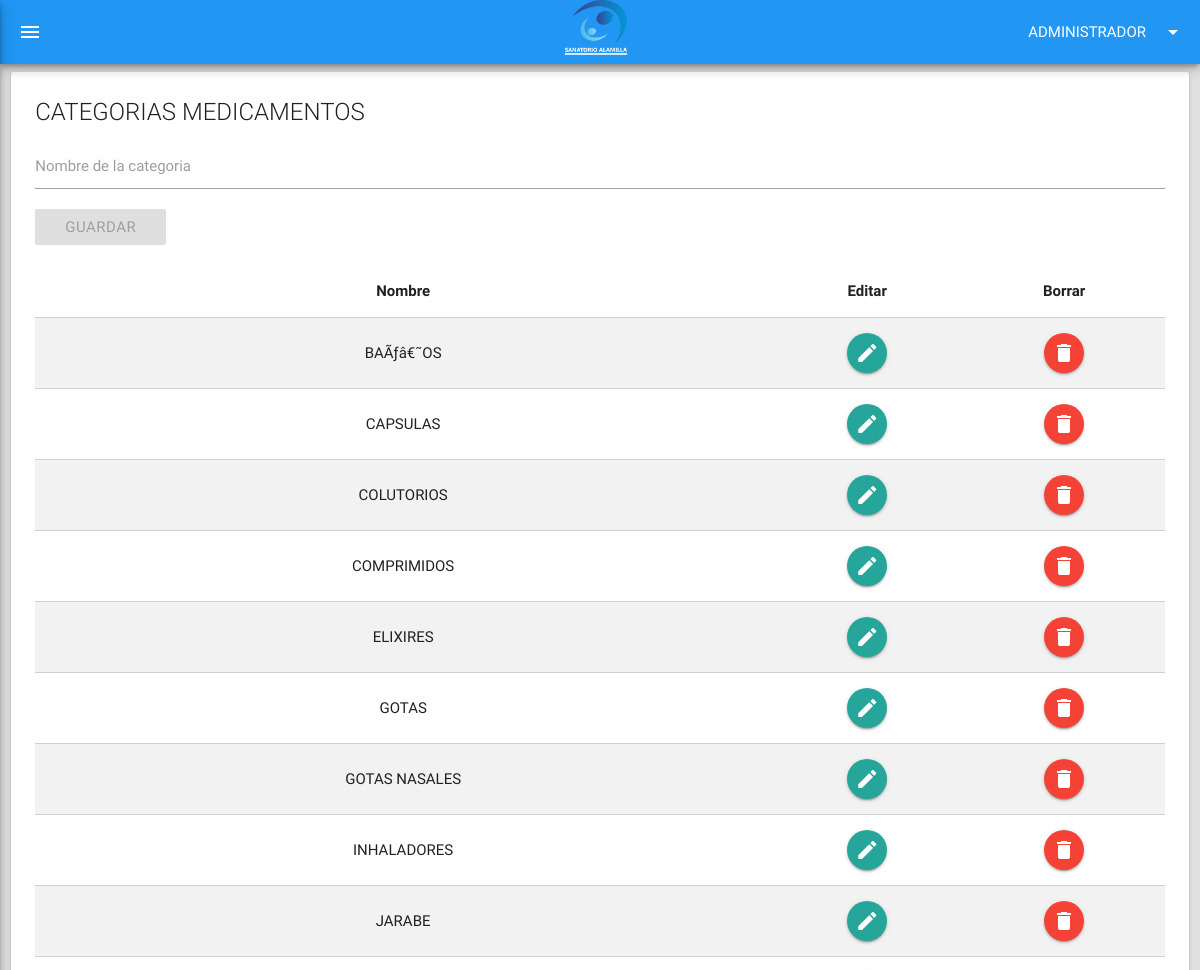
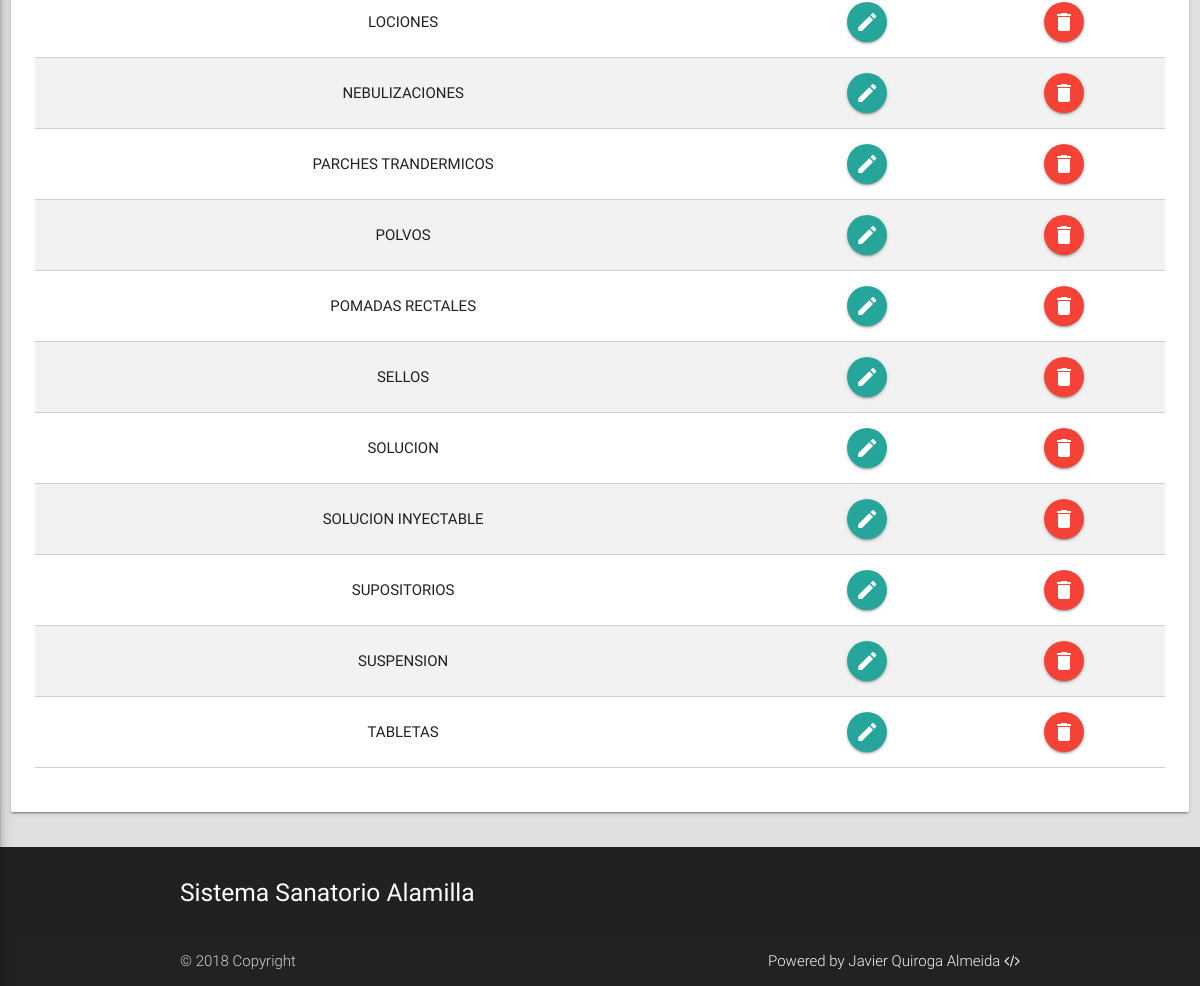
Page /categorias/index.php (signed in) on the committed database (2 pictures, top to bottom).
### tables this page shows
CREATE TABLE `categorias_medicamentos` (
  `id` int(11) NOT NULL,
  `nombre` varchar(255) DEFAULT NULL
);

### extend/helpers.php (called while the page is built, shortened)
<?php
function mostrarCategorias($id = null) {
    global $con;
    $resultado = array();
    $query = "SELECT id, nombre FROM categorias_medicamentos ";
    $query .= " ORDER BY nombre ASC";
    $sel = $con->query($query);
    if ($sel) {
        $resultado = $sel;
    } else {
        $resultado = array();
    }
    return $resultado;
}

### categorias/index.php (the view, shortened to what this page needs)
<?php include_once '../extend/header.php';
$categoria = mostrarCategorias();
$row_num = $categoria->num_rows;
    ?>
<?php if(isset($_SESSION['nick'])): ?>
<div class="row">
    <div class="col s12 m12 l12 xl12">
        <div class="card">
            <div class="card-content">
                <span class="card-title">CATEGORIAS MEDICAMENTOS</span>
                <div class="row">
                    <form action="guardar_categoria.php" method="POST">
                        <div class="input-field">
                            <label for="categoria">Nombre de la categoria</label>
                            <input type="text" name="categoria" id="categoria" oninput="may(this.value, id);">
                            <button type="submit" class="btn" id="submit">GUARDAR</button>
                        </div>
                    </form>
                </div>
                <?php if ($row_num != 0):?>
                <div class="row">
                    <table class="bordered striped centered highlight">
                        <thead>
                            <tr>
                                <th>Nombre</th>
                                <th>Editar</th>
                                <th>Borrar</th>
                            </tr>
                        </thead>
                        <tbody>
                            <?php while($row = $categoria->fetch_assoc()) :?>
                            <tr>
                                <td>
                                    <?=$row['nombre']?>
                                </td>
                                <td><a href="edit.php?id=<?=$row['id']?>" class="btn-floating"> <i class="material-icons">edit</i></a></td>
                                <td><a href="delete.php?id=<?=$row['id']?>" class="btn-floating red"> <i class="material-icons">delete</i></a></td>
                            </tr>
                            <?php endwhile;?>
                        </tbody>
                    </table>
                </div>
                <?php else :?>
                        <h5>No hay categorias disponibles</h5>
                <?php endif;?>
            </div>
        </div>
    </div>
</div>
<?php include '../extend/scripts.php'; ?>
<?php include_once '../extend/footer.php'; ?>
</body>
</html>
<?php else: header("Location:../");?>
<?php endif; ?>

### css/style.css (style rules this page uses)
body { display: flex; min-height: 100vh; flex-direction: column; }

### rows in the picture
categorias_medicamentos: nombre "BAÃƒâ€˜OS"
categorias_medicamentos: nombre "CAPSULAS"
categorias_medicamentos: nombre "COLUTORIOS"
categorias_medicamentos: nombre "COMPRIMIDOS"
categorias_medicamentos: nombre "ELIXIRES"
categorias_medicamentos: nombre "GOTAS"
categorias_medicamentos: nombre "GOTAS NASALES"
categorias_medicamentos: nombre "INHALADORES"
categorias_medicamentos: nombre "JARABE"
categorias_medicamentos: nombre "LOCIONES"
categorias_medicamentos: nombre "NEBULIZACIONES"
categorias_medicamentos: nombre "PARCHES TRANDERMICOS"
categorias_medicamentos: nombre "POLVOS"
categorias_medicamentos: nombre "POMADAS RECTALES"
categorias_medicamentos: nombre "SELLOS"
categorias_medicamentos: nombre "SOLUCION"
categorias_medicamentos: nombre "SOLUCION INYECTABLE"
categorias_medicamentos: nombre "SUPOSITORIOS"
categorias_medicamentos: nombre "SUSPENSION"
categorias_medicamentos: nombre "TABLETAS"

### other values in the picture
$_SESSION['nivel'] "ADMINISTRADOR"
